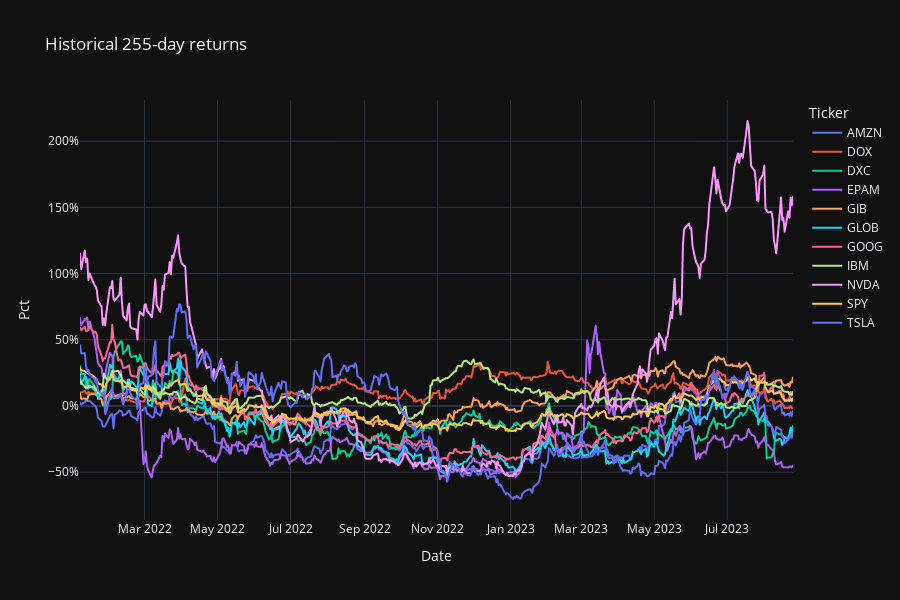

This figure's notebook cell:
### Code cell
# Plot annual returns
fig = px.line(
    data_frame = annual_returns_df,
    title = 'Historical 255-day returns',
    height = 600,
    labels = {'variable': 'Ticker', 'value': 'Pct'}
)
fig.update_layout(
    yaxis_tickformat = '1%'
)

### Figure 1 — Plotly figure (JSON) as saved in the notebook; plotly's stock layout.template omitted (floating-point values rounded to 4 significant figures; data arrays with more than 128 entries replaced by an {"elided": "..."} marker saying what was removed)
{"data": [{"hovertemplate": "Ticker=AMZN<br>Date=%{x}<br>Pct=%{y}<extra></extra>", "legendgroup": "AMZN", "line": {"color": "#636efa", "dash": "solid"}, "marker": {"symbol": "circle"}, "mode": "lines", "name": "AMZN", "showlegend": true, "type": "scattergl", "x": {"elided": "411 str values"}, "xaxis": "x", "y": {"elided": "411 float values"}, "yaxis": "y"}, {"hovertemplate": "Ticker=DOX<br>Date=%{x}<br>Pct=%{y}<extra></extra>", "legendgroup": "DOX", "line": {"color": "#EF553B", "dash": "solid"}, "marker": {"symbol": "circle"}, "mode": "lines", "name": "DOX", "showlegend": true, "type": "scattergl", "x": {"elided": "411 str values"}, "xaxis": "x", "y": {"elided": "411 float values"}, "yaxis": "y"}, {"hovertemplate": "Ticker=DXC<br>Date=%{x}<br>Pct=%{y}<extra></extra>", "legendgroup": "DXC", "line": {"color": "#00cc96", "dash": "solid"}, "marker": {"symbol": "circle"}, "mode": "lines", "name": "DXC", "showlegend": true, "type": "scattergl", "x": {"elided": "411 str values"}, "xaxis": "x", "y": {"elided": "411 float values"}, "yaxis": "y"}, {"hovertemplate": "Ticker=EPAM<br>Date=%{x}<br>Pct=%{y}<extra></extra>", "legendgroup": "EPAM", "line": {"color": "#ab63fa", "dash": "solid"}, "marker": {"symbol": "circle"}, "mode": "lines", "name": "EPAM", "showlegend": true, "type": "scattergl", "x": {"elided": "411 str values"}, "xaxis": "x", "y": {"elided": "411 float values"}, "yaxis": "y"}, {"hovertemplate": "Ticker=GIB<br>Date=%{x}<br>Pct=%{y}<extra></extra>", "legendgroup": "GIB", "line": {"color": "#FFA15A", "dash": "solid"}, "marker": {"symbol": "circle"}, "mode": "lines", "name": "GIB", "showlegend": true, "type": "scattergl", "x": {"elided": "411 str values"}, "xaxis": "x", "y": {"elided": "411 float values"}, "yaxis": "y"}, {"hovertemplate": "Ticker=GLOB<br>Date=%{x}<br>Pct=%{y}<extra></extra>", "legendgroup": "GLOB", "line": {"color": "#19d3f3", "dash": "solid"}, "marker": {"symbol": "circle"}, "mode": "lines", "name": "GLOB", "showlegend": true, "type": "scattergl", "x": {"elided": "411 str values"}, "xaxis": "x", "y": {"elided": "411 float values"}, "yaxis": "y"}, {"hovertemplate": "Ticker=GOOG<br>Date=%{x}<br>Pct=%{y}<extra></extra>", "legendgroup": "GOOG", "line": {"color": "#FF6692", "dash": "solid"}, "marker": {"symbol": "circle"}, "mode": "lines", "name": "GOOG", "showlegend": true, "type": "scattergl", "x": {"elided": "411 str values"}, "xaxis": "x", "y": {"elided": "411 float values"}, "yaxis": "y"}, {"hovertemplate": "Ticker=IBM<br>Date=%{x}<br>Pct=%{y}<extra></extra>", "legendgroup": "IBM", "line": {"color": "#B6E880", "dash": "solid"}, "marker": {"symbol": "circle"}, "mode": "lines", "name": "IBM", "showlegend": true, "type": "scattergl", "x": {"elided": "411 str values"}, "xaxis": "x", "y": {"elided": "411 float values"}, "yaxis": "y"}, {"hovertemplate": "Ticker=NVDA<br>Date=%{x}<br>Pct=%{y}<extra></extra>", "legendgroup": "NVDA", "line": {"color": "#FF97FF", "dash": "solid"}, "marker": {"symbol": "circle"}, "mode": "lines", "name": "NVDA", "showlegend": true, "type": "scattergl", "x": {"elided": "411 str values"}, "xaxis": "x", "y": {"elided": "411 float values"}, "yaxis": "y"}, {"hovertemplate": "Ticker=SPY<br>Date=%{x}<br>Pct=%{y}<extra></extra>", "legendgroup": "SPY", "line": {"color": "#FECB52", "dash": "solid"}, "marker": {"symbol": "circle"}, "mode": "lines", "name": "SPY", "showlegend": true, "type": "scattergl", "x": {"elided": "411 str values"}, "xaxis": "x", "y": {"elided": "411 float values"}, "yaxis": "y"}, {"hovertemplate": "Ticker=TSLA<br>Date=%{x}<br>Pct=%{y}<extra></extra>", "legendgroup": "TSLA", "line": {"color": "#636efa", "dash": "solid"}, "marker": {"symbol": "circle"}, "mode": "lines", "name": "TSLA", "showlegend": true, "type": "scattergl", "x": {"elided": "411 str values"}, "xaxis": "x", "y": {"elided": "411 float values"}, "yaxis": "y"}], "layout": {"height": 600, "legend": {"title": {"text": "Ticker"}, "tracegroupgap": 0}, "title": {"text": "Historical 255-day returns"}, "xaxis": {"anchor": "y", "domain": [0, 1], "title": {"text": "Date"}}, "yaxis": {"anchor": "x", "domain": [0, 1], "tickformat": "1%", "title": {"text": "Pct"}}}}
